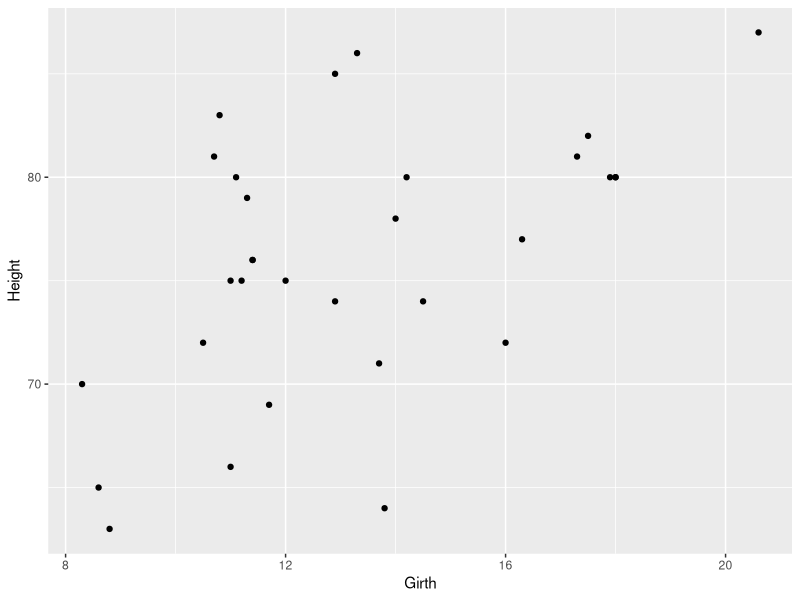

This figure's R source:
## ---- chunk 1
library(datasets)
library(dplyr)
library(ggplot2)
## ---- chunk 2
ggplot(data = trees, aes( x = Girth, y = Height)) + 
  geom_point() 
